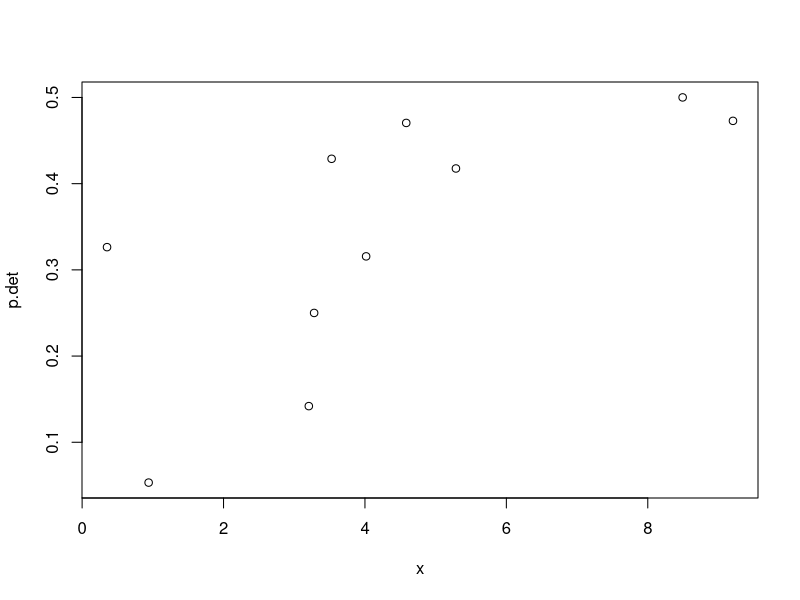
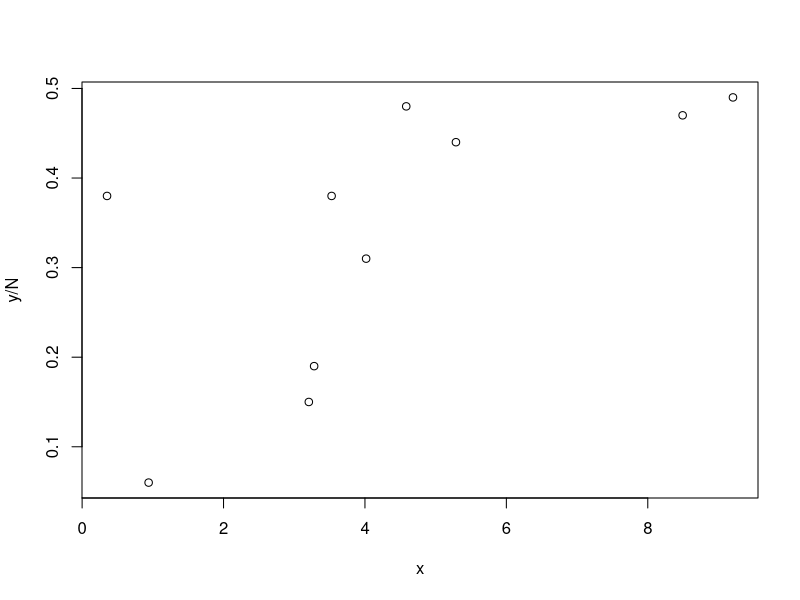

Recreate these plots in R, in order.
set.seed(135)
N <- 100
x <- runif(10,0,10)
eta <- -2 + x * 0.2 + rnorm(10, mean = 0, sd = 1) # Linear predictor
p.det <- exp(eta) / (1 + exp(eta))
plot(x, p.det)
y <- rbinom(10, prob = p.det, size = N)
plot(x, y/N)
# Analyze with glm
mod.binom <- glm(cbind(y, N - y) ~ x, family = binomial)
print(summary(mod.binom))
# Use lm instead
prop <- y / N
mod.ols <- lm(prop ~ x)
print(summary(mod.ols))
